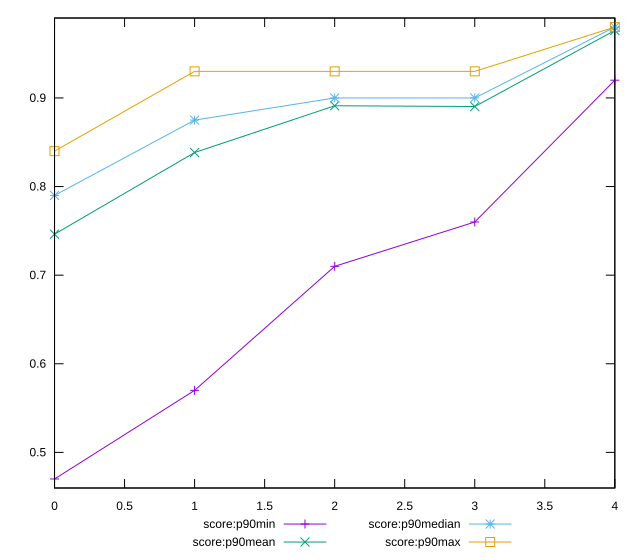

Generate this figure with gnuplot:
reset

$scoreP90Min <<EOF
0 0.47
1 0.57
2 0.71
3 0.76
4 0.92
EOF

$scoreP90Mean <<EOF
0 0.7462765957446807
1 0.8384042553191494
2 0.8911702127659584
3 0.8903191489361706
4 0.9761702127659578
EOF

$scoreP90Median <<EOF
0 0.79
1 0.875
2 0.9
3 0.9
4 0.98
EOF

$scoreP90Max <<EOF
0 0.84
1 0.93
2 0.93
3 0.93
4 0.98
EOF

set key outside below
set xrange [0:4]
set yrange [0.4598:0.9902]
set trange [0.4598:0.9902]
set terminal svg size 640, 560 enhanced background rgb 'white'
set output "report_00014_2021-02-09T15:56:05.503Z/first-contentful-paint/progression/score.svg"

plot $scoreP90Min title "score:p90min" with linespoints, \
     $scoreP90Mean title "score:p90mean" with linespoints, \
     $scoreP90Median title "score:p90median" with linespoints, \
     $scoreP90Max title "score:p90max" with linespoints

reset
